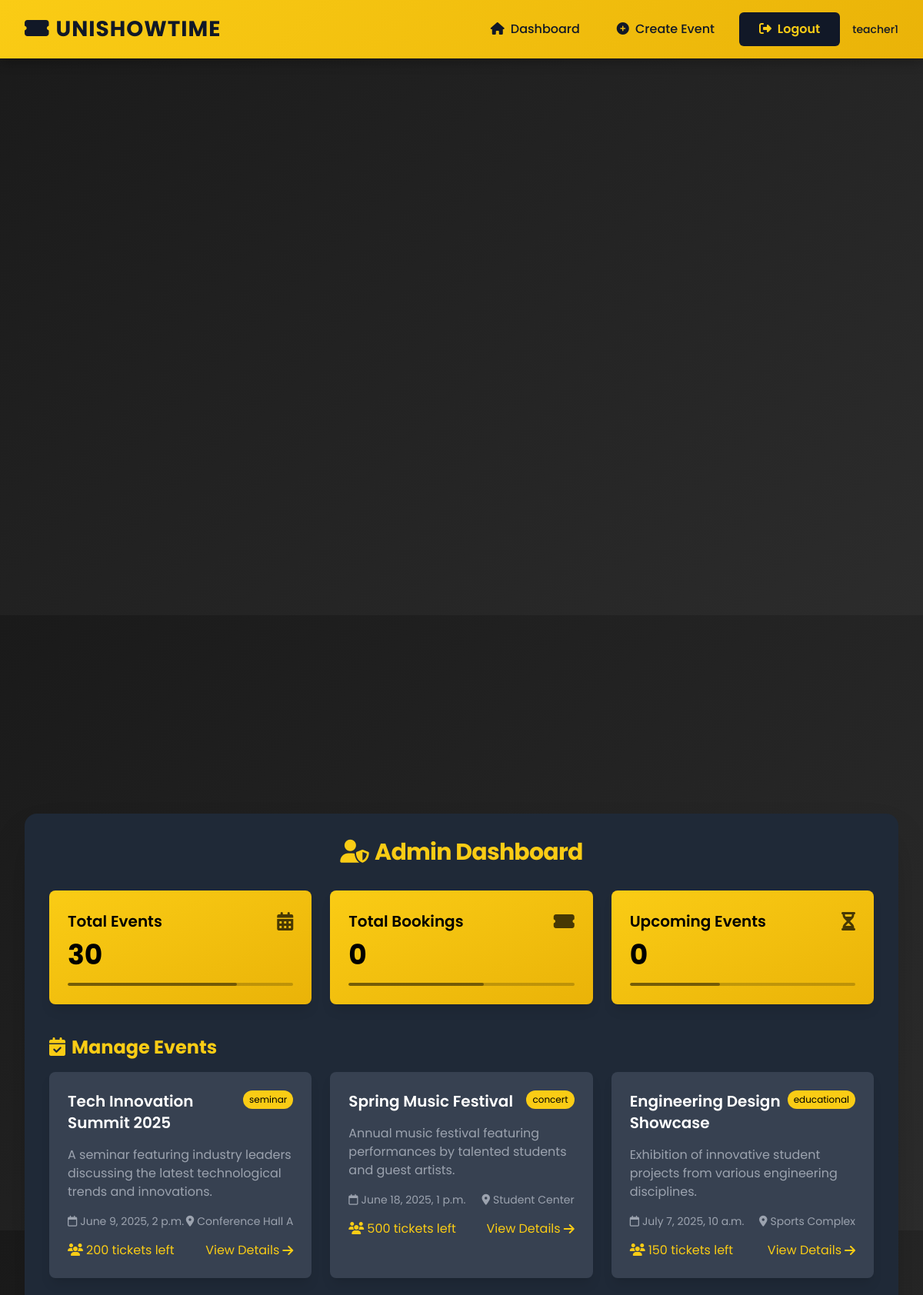
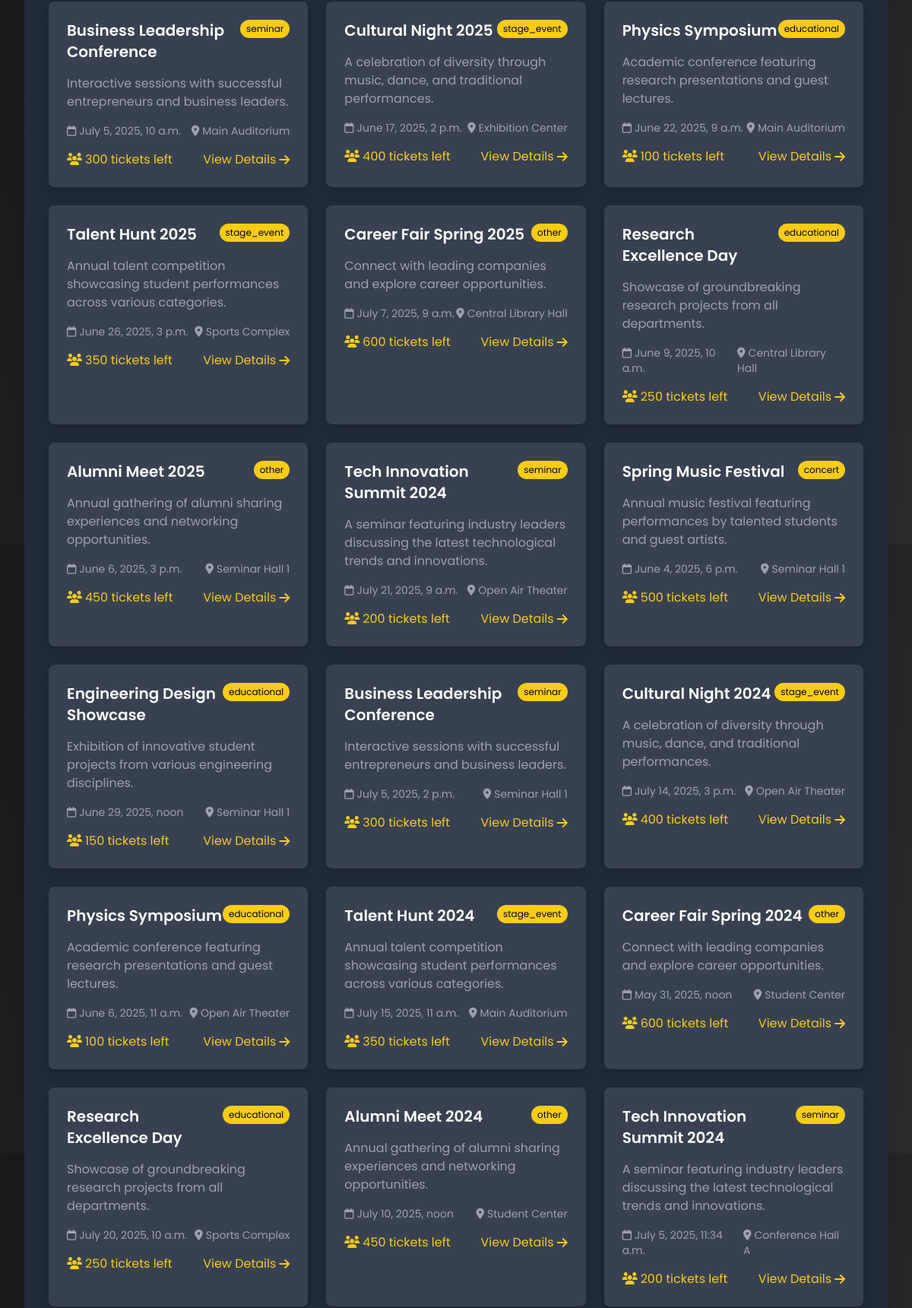
The page /admindashboard/ (signed in, upper part) on the database its author committed (2 pictures, top to bottom).
### mainapp/models.py (models this page shows, shortened)
class CustomUser(AbstractUser, PermissionsMixin):
    role = models.CharField(max_length=20, choices=ROLE_CHOICES, default='student')
    enrollment_no = models.CharField(max_length=20, unique=True, null=True, blank=True)
    department = models.ForeignKey(Department, on_delete=models.SET_NULL, null=True, blank=True)
    profile_image = models.ImageField(upload_to='profiles/', blank=True, null=True)

class Event(models.Model):
    CATEGORY_CHOICES = (
        ('seminar', 'Seminar'),
        ('concert', 'Concert'),
        ('stage_event', 'Stage Event'),
        ('educational', 'Educational'),
        ('other', 'Other'),
    )
    title = models.CharField(max_length=200)
    description = models.TextField()
    date = models.DateTimeField()
    location = models.CharField(max_length=200)
    image = models.ImageField(upload_to='event_images/', null=True, blank=True)
    available_tickets = models.IntegerField(default=0)
    department = models.ForeignKey(Department, on_delete=models.CASCADE, related_name='events')
    created_by = models.ForeignKey(CustomUser, on_delete=models.CASCADE, related_name='created_events')
    category = models.CharField(max_length=20, choices=CATEGORY_CHOICES, default='other')
    def tickets_left(self):
        return self.available_tickets - self.ticket_set.count()

### mainapp/views.py (the view)
# urls.py: path('admindashboard/', views.admin_dashboard, name='admin_dashboard'),
def admin_dashboard(request):
    if request.user.role not in ['admin', 'superadmin']:
        return redirect('dashboard')
    total_events = Event.objects.count()
    total_bookings = sum(event.ticket_set.count() for event in Event.objects.all())
    upcoming_events = Event.objects.filter(date__gte=timezone.now()).count()
    events = Event.objects.all()
    users = CustomUser.objects.all()
    return render(request, 'dashboard/admin_dashboard.html', {
        'total_events': total_events,
        'total_bookings': total_bookings,
        'upcoming_events': upcoming_events,
        'events': events,
        'users': users,
    })

### mainapp/templates/dashboard/admin_dashboard.html (shortened to what this page needs)
{% extends "base.html" %}
{% block content %}
<div class="flex items-center justify-center min-h-screen">
    <div class="w-full max-w-7xl p-8 bg-gray-800 rounded-2xl shadow-2xl">
        <h2 class="text-3xl font-bold mb-8 text-center text-yellow-400 tracking-tight"><i class="fas fa-user-shield mr-2"></i>Admin Dashboard</h2>
        <div class="grid grid-cols-1 sm:grid-cols-2 lg:grid-cols-3 gap-6" data-aos="fade-up">
            <div class="bg-gradient-to-br from-yellow-400 to-yellow-500 text-black p-6 rounded-lg shadow-lg">
                <div class="flex items-center justify-between">
                    <h3 class="text-xl font-semibold">Total Events</h3>
                    <i class="fas fa-calendar-alt text-2xl opacity-70"></i>
                </div>
                <p class="text-4xl font-bold mt-2">{{ total_events }}</p>
                <div class="w-full h-1 bg-black bg-opacity-20 mt-4 rounded-full overflow-hidden">
                    <div class="h-full bg-black bg-opacity-40 rounded-full" style="width: 75%"></div>
                </div>
            </div>
            <div class="bg-gradient-to-br from-yellow-400 to-yellow-500 text-black p-6 rounded-lg shadow-lg">
                <div class="flex items-center justify-between">
                    <h3 class="text-xl font-semibold">Total Bookings</h3>
                    <i class="fas fa-ticket-alt text-2xl opacity-70"></i>
                </div>
                <p class="text-4xl font-bold mt-2">{{ total_bookings }}</p>
                <div class="w-full h-1 bg-black bg-opacity-20 mt-4 rounded-full overflow-hidden">
                    <div class="h-full bg-black bg-opacity-40 rounded-full" style="width: 60%"></div>
                </div>
            </div>
            <div class="bg-gradient-to-br from-yellow-400 to-yellow-500 text-black p-6 rounded-lg shadow-lg">
                <div class="flex items-center justify-between">
                    <h3 class="text-xl font-semibold">Upcoming Events</h3>
                    <i class="fas fa-hourglass-half text-2xl opacity-70"></i>
                </div>
                <p class="text-4xl font-bold mt-2">{{ upcoming_events }}</p>
                <div class="w-full h-1 bg-black bg-opacity-20 mt-4 rounded-full overflow-hidden">
                    <div class="h-full bg-black bg-opacity-40 rounded-full" style="width: 40%"></div>
                </div>
            </div>
        </div>
        <div class="mt-10" data-aos="fade-up" data-aos-delay="100">
            <h3 class="text-2xl font-bold text-yellow-400 mb-4"><i class="fas fa-calendar-check mr-2"></i>Manage Events</h3>
            <div class="grid grid-cols-1 sm:grid-cols-2 lg:grid-cols-3 gap-6">
                {% for event in events %}
                    <div class="bg-gray-700 text-white p-6 rounded-lg shadow-lg">
                        <div class="flex justify-between items-start mb-4">
                            <h4 class="text-xl font-semibold">{{ event.title }}</h4>
                            <span class="px-2 py-1 bg-yellow-400 text-xs text-black rounded-full">{{ event.category }}</span>
                        </div>
                        <p class="text-gray-400 mt-2">{{ event.description|truncatewords:20 }}</p>
                        <div class="flex justify-between items-center mt-4 text-sm text-gray-400">
                            <span><i class="far fa-calendar mr-1"></i>{{ event.date }}</span>
                            <span><i class="fas fa-map-marker-alt mr-1"></i>{{ event.location }}</span>
                        </div>
                        <div class="mt-4 flex justify-between items-center">
                            <span class="text-yellow-400"><i class="fas fa-users mr-1"></i>{{ event.tickets_left }} tickets left</span>
                            <a href="{% url 'admin_event_details' event.id %}" class="text-yellow-400 hover:text-yellow-300 flex items-center">
                                <span>View Details</span>
                                <i class="fas fa-arrow-right ml-1"></i>
                            </a>
                        </div>
                    </div>
                {% endfor %}
            </div>
        </div>
    </div>
</div>
{% endblock %}

### mainapp/templates/base.html (shortened to what this page needs)
{% load static %}
<!DOCTYPE html>
<html lang="en">
<head>
    <script src="https://cdn.tailwindcss.com"></script>
    <link rel="stylesheet" href="https://cdnjs.cloudflare.com/ajax/libs/font-awesome/6.4.0/css/all.min.css">
    <link href="https://unpkg.com/aos@2.3.1/dist/aos.css" rel="stylesheet">
</head>
<body>
    <div id="particles-js"></div>
    <nav class="navbar">
        <div class="max-w-7xl mx-auto px-4 sm:px-6 lg:px-8">
            <div class="flex justify-between items-center py-4">
                <a href="{% url 'dashboard' %}" class="navbar-title"><i class="fas fa-ticket-alt mr-2"></i>UniShowTime</a>
                <div class="hidden md:flex items-center space-x-4">
                    {% if user.is_authenticated %}
                        <a href="{% url 'dashboard' %}" class="navbar-item"><i class="fas fa-home mr-1"></i> Dashboard</a>
                        {% if user.role == 'admin' or user.role == 'superadmin' %}
                            <a href="{% url 'create_event' %}" class="navbar-item"><i class="fas fa-plus-circle mr-1"></i> Create Event</a>
                        {% endif %}
                        <a href="{% url 'logout' %}" class="navbar-button"><i class="fas fa-sign-out-alt mr-1"></i> Logout</a>
                        <div class="flex items-center space-x-2">
                            <span class="text-sm font-medium text-gray-900">{{ user.username }}</span>
                        </div>
                    {% else %}
                        <a href="{% url 'login' %}" class="navbar-button"><i class="fas fa-sign-in-alt mr-1"></i> Login</a>
                        <a href="{% url 'register' %}" class="navbar-button"><i class="fas fa-user-plus mr-1"></i> Register</a>
                    {% endif %}
                </div>
            </div>
        </div>
    </nav>
    <main class="max-w-7xl mx-auto px-4 sm:px-6 lg:px-8 py-20" data-aos="fade-up" data-aos-duration="800">
        {% block content %}{% endblock %}
    </main>
</body>
</html>

### mainapp/templates/base.html (style rules this page uses)
body { font-family: 'Poppins', sans-serif; background: linear-gradient(135deg, #1a1a1a, #2c2c2c); color: #f5f5f5; margin: 0; min-height: 100vh; display: flex; flex-direction: column; overflow-x: hidden; }
.navbar { background: linear-gradient(135deg, #facc15 0%, #eab308 100%); box-shadow: 0 4px 15px rgba(0, 0, 0, 0.3); position: fixed; width: 100%; z-index: 50; top: 0; }
.navbar-title { font-size: 1.75rem; font-weight: 700; color: #111827; text-transform: uppercase; letter-spacing: 1px; transition: all 0.3s ease; position: relative; display: inline-block; }
.navbar-title::after { content: ''; position: absolute; width: 0; height: 3px; bottom: -5px; left: 0; background-color: #111827; transition: width 0.3s ease; }
.navbar-item { font-size: 1rem; font-weight: 500; color: #111827; padding: 0.5rem 1rem; border-radius: 0.375rem; transition: all 0.3s ease; position: relative; overflow: hidden; }
.navbar-item::before { content: ''; position: absolute; top: 0; left: -100%; width: 100%; height: 100%; background: rgba(17, 24, 39, 0.1); transition: all 0.3s ease; z-index: -1; }
.navbar-button { background-color: #111827; color: #facc15; padding: 0.5rem 1.5rem; border-radius: 0.375rem; font-weight: 600; border: 2px solid transparent; transition: all 0.3s ease; position: relative; overflow: hidden; z-index: 1; }
.navbar-button::before { content: ''; position: absolute; top: 0; left: -100%; width: 100%; height: 100%; background: #facc15; transition: all 0.4s ease; z-index: -1; }
main { flex: 1; padding-top: 5rem; }
#particles-js { position: fixed; width: 100%; height: 100%; top: 0; left: 0; z-index: -1; }

### rows shown on the page
CustomUser: username "teacher1"
Event: title "Tech Innovation Summit 2025", category "seminar", description "A seminar featuring industry leaders discussing the latest technological trends and innovations.", date "June 9, 2025, 2 p.m.", location "Conference Hall A", tickets_left "200"
Event: title "Spring Music Festival", category "concert", description "Annual music festival featuring performances by talented students and guest artists.", date "June 18, 2025, 1 p.m.", location "Student Center", tickets_left "500"
Event: title "Engineering Design Showcase", category "educational", description "Exhibition of innovative student projects from various engineering disciplines.", date "July 7, 2025, 10 a.m.", location "Sports Complex", tickets_left "150"
Event: title "Business Leadership Conference", category "seminar", description "Interactive sessions with successful entrepreneurs and business leaders.", date "July 5, 2025, 10 a.m.", location "Main Auditorium", tickets_left "300"
Event: title "Cultural Night 2025", category "stage_event", description "A celebration of diversity through music, dance, and traditional performances.", date "June 17, 2025, 2 p.m.", location "Exhibition Center", tickets_left "400"
Event: title "Physics Symposium", category "educational", description "Academic conference featuring research presentations and guest lectures.", date "June 22, 2025, 9 a.m.", location "Main Auditorium", tickets_left "100"
Event: title "Talent Hunt 2025", category "stage_event", description "Annual talent competition showcasing student performances across various categories.", date "June 26, 2025, 3 p.m.", location "Sports Complex", tickets_left "350"
Event: title "Career Fair Spring 2025", category "other", description "Connect with leading companies and explore career opportunities.", date "July 7, 2025, 9 a.m.", location "Central Library Hall", tickets_left "600"
Event: title "Research Excellence Day", category "educational", description "Showcase of groundbreaking research projects from all departments.", date "June 9, 2025, 10 a.m.", location "Central Library Hall", tickets_left "250"
Event: title "Alumni Meet 2025", category "other", description "Annual gathering of alumni sharing experiences and networking opportunities.", date "June 6, 2025, 3 p.m.", location "Seminar Hall 1", tickets_left "450"
Event: title "Tech Innovation Summit 2024", category "seminar", description "A seminar featuring industry leaders discussing the latest technological trends and innovations.", date "July 21, 2025, 9 a.m.", location "Open Air Theater", tickets_left "200"
Event: title "Spring Music Festival", category "concert", description "Annual music festival featuring performances by talented students and guest artists.", date "June 4, 2025, 6 p.m.", location "Seminar Hall 1", tickets_left "500"
Event: title "Engineering Design Showcase", category "educational", description "Exhibition of innovative student projects from various engineering disciplines.", date "June 29, 2025, noon", location "Seminar Hall 1", tickets_left "150"
Event: title "Business Leadership Conference", category "seminar", description "Interactive sessions with successful entrepreneurs and business leaders.", date "July 5, 2025, 2 p.m.", location "Seminar Hall 1", tickets_left "300"
Event: title "Cultural Night 2024", category "stage_event", description "A celebration of diversity through music, dance, and traditional performances.", date "July 14, 2025, 3 p.m.", location "Open Air Theater", tickets_left "400"
Event: title "Physics Symposium", category "educational", description "Academic conference featuring research presentations and guest lectures.", date "June 6, 2025, 11 a.m.", location "Open Air Theater", tickets_left "100"
Event: title "Talent Hunt 2024", category "stage_event", description "Annual talent competition showcasing student performances across various categories.", date "July 15, 2025, 11 a.m.", location "Main Auditorium", tickets_left "350"
Event: title "Career Fair Spring 2024", category "other", description "Connect with leading companies and explore career opportunities.", date "May 31, 2025, noon", location "Student Center", tickets_left "600"
Event: title "Research Excellence Day", category "educational", description "Showcase of groundbreaking research projects from all departments.", date "July 20, 2025, 10 a.m.", location "Sports Complex", tickets_left "250"
Event: title "Alumni Meet 2024", category "other", description "Annual gathering of alumni sharing experiences and networking opportunities.", date "July 10, 2025, noon", location "Student Center", tickets_left "450"
Event: title "Tech Innovation Summit 2024", category "seminar", description "A seminar featuring industry leaders discussing the latest technological trends and innovations.", date "July 5, 2025, 11:34 a.m.", location "Conference Hall A", tickets_left "200"

### other values the page prints
{{ total_events }} "30"
{{ total_bookings }} "0"
{{ upcoming_events }} "0"
